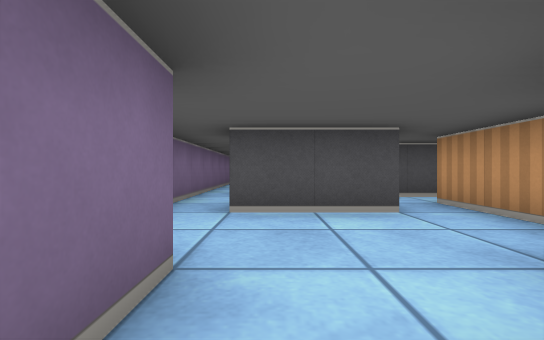
View 1 (above)

16 first-person views from a walk through a cub3D level. The camera is about half as high as the walls, looks level and sees 85° across. The floor is counted in squares. Each view is taken from the middle of a square. On the plan, view 1 faces up. The plan holds only what a view shows up to about 9 squares ahead; the rest is blank.

View 2
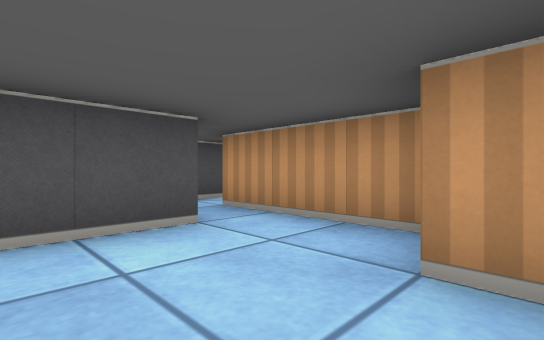

View 3
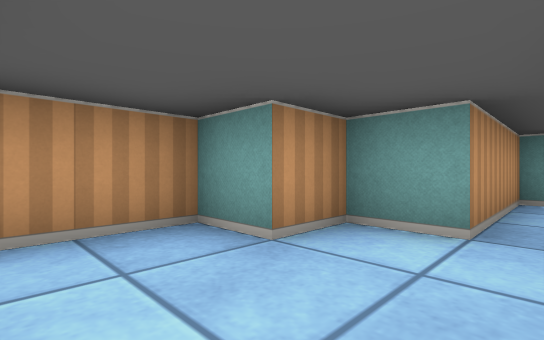

View 4
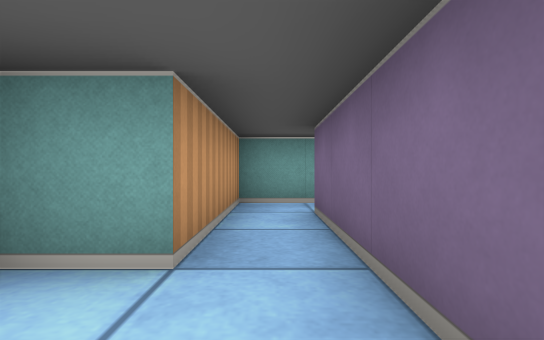

View 5
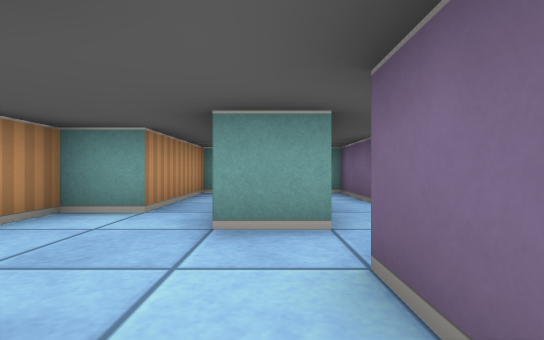

View 6
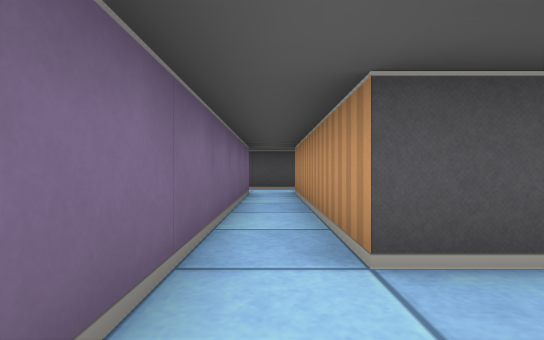

View 7
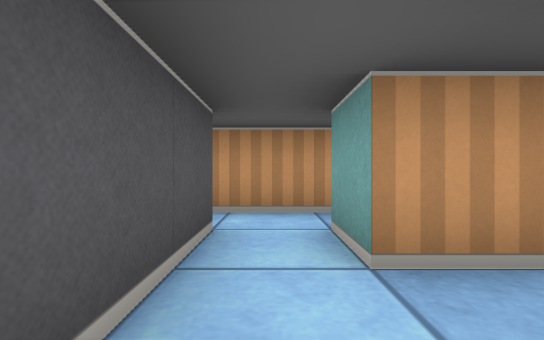

View 8
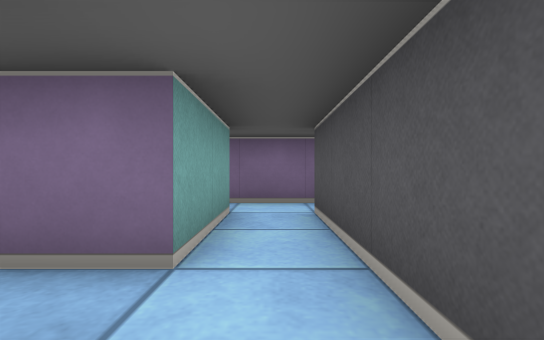

View 9
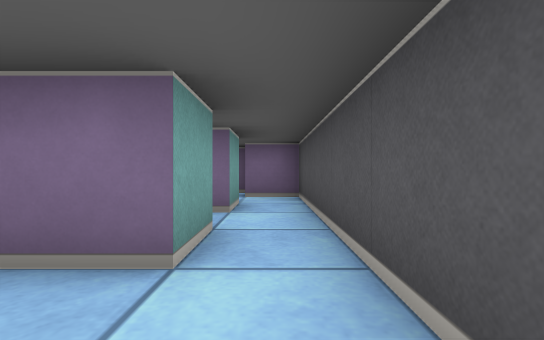

View 10
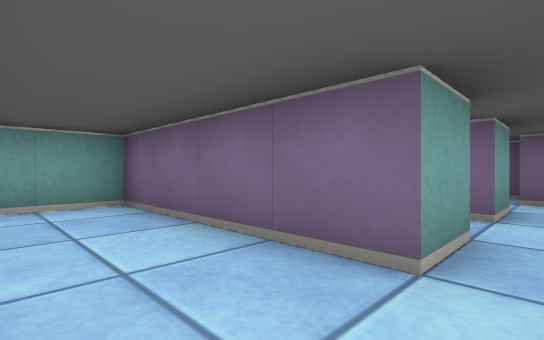

View 11
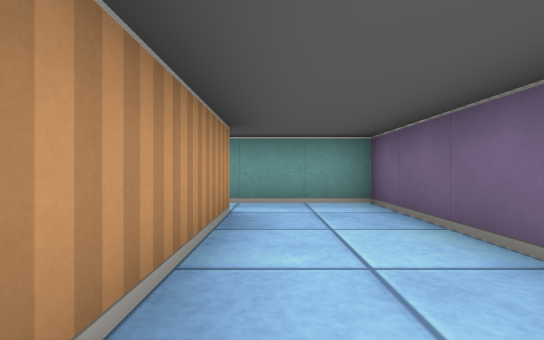

View 12
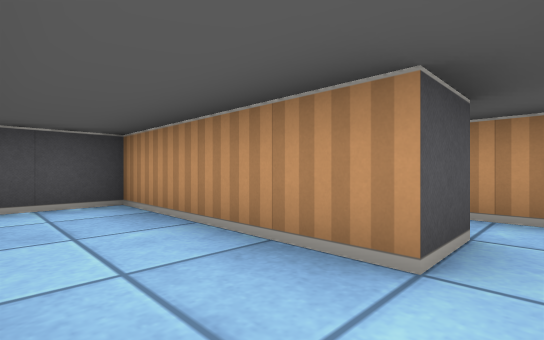

View 13
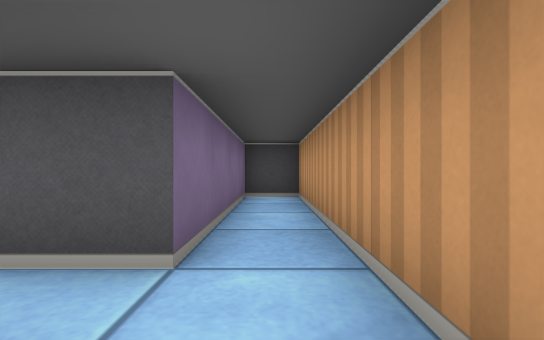

View 14
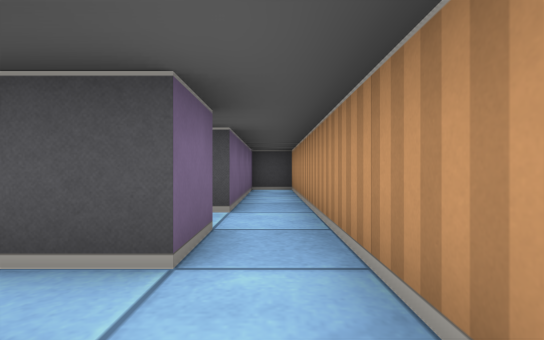

View 15
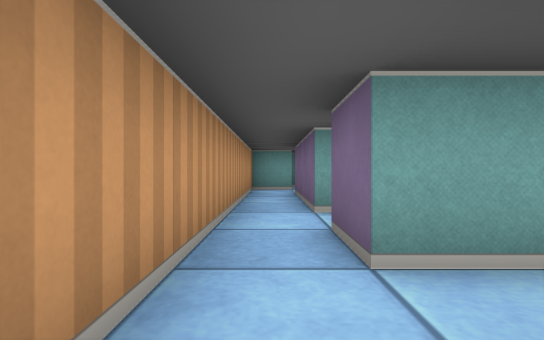

View 16
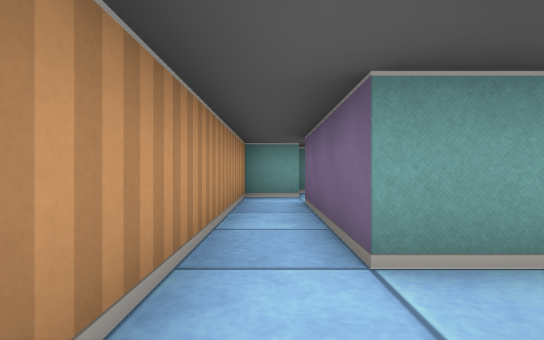

### Floor plan
Points are (right, up) in squares from view 1. A wall is a line through its corners. A room is listed if a view was taken in it or the views show most of it. See-through windows are left out.
Room 1 (views 1, 2, 3, 4, 5, 6)
walls: (-1.6, 1.5) (-0.5, 1.5) (-0.5, -1.5); (-1.5, 4.5) (-1.5, 2.5); (1.5, 4.5) (1.5, 3.5) (-0.5, 3.5); (-0.8, -2.5) (0.5, -2.5) (0.5, 0.5) (1.5, 0.5) (1.5, 1.5) (2.5, 1.5) (2.5, 4.5)
ways out: opening at (2, 4) to room 2; opening at (-1, 4) to room 6; opening at (-1, -2) to room 7; opening at (-2, 1)
Room 2 (view 7)
walls: (-0.5, 4.5) (1.5, 4.5); (2.5, 5.5) (-0.5, 5.5)
ways out: opening at (2, 4) to room 1; opening at (3, 5) to room 3; opening at (0.5, 5) to room 6
Room 3 (views 8, 13, 14, 16)
walls: (2.5, 4.5) (3.5, 4.5) (3.5, 1.5); (3.5, 0.5) (4.5, 0.5) (4.5, 6.5); (3.5, 6.5) (3.5, 5.5) (2.5, 5.5)
ways out: opening at (3, 5) to room 2; opening at (4, 6) to room 5
Room 4 (views 9, 10, 11, 12)
walls: (0.5, 10.5) (0.5, 6.5) (2.5, 6.5); (2.5, 7.5) (2.5, 11.5) (0.5, 11.5)
ways out: opening at (3, 7) to room 5; opening at (0, 11) to room 6
Room 5 (view 15)
walls: (4.5, 6.5) (4.5, 11.5) (3.5, 11.5) (3.5, 7.5) (2.5, 7.5); (2.5, 6.5) (3.5, 6.5)
ways out: opening at (4, 6) to room 3; opening at (3, 7) to room 4
Room 6 (no view inside)
walls: (-2.5, 10.5) (-1.5, 10.5) (-1.5, 4.5); (0.5, 11.5) (-2.5, 11.5); (-0.5, 5.5) (-0.5, 10.5) (0.5, 10.5)
ways out: opening at (-1, 4) to room 1; opening at (0.5, 5) to room 2; opening at (0, 11) to room 4; opening at (-2, 11) to room 8
Room 7 (no view inside)
walls: (-2.5, -0.5) (-2.5, -2.5)
ways out: opening at (-1, -2) to room 1; opening at (-2, -1)
Room 8 (no view inside)
walls: (-2.5, 11.5) (-3.5, 11.5) (-3.5, 10.5)
ways out: opening at (-2, 11) to room 6; opening at (-3, 9.5)

Where each view was taken, in squares from view 1:
view 1: 0 up, 0 right, facing up
view 2: 1 up, 0 right, facing up-right
view 3: 3 up, 0 right, facing down-right
view 4: 2 up, 0 right, facing down
view 5: 4 up, 1 left, facing down
view 6: 4 up, 1 left, facing up
view 7: 5 up, 1 right, facing right
view 8: 5 up, 3 right, facing left
view 9: 11 up, 2 right, facing left
view 10: 11 up, 2 right, facing down-left
view 11: 11 up, 2 right, facing down
view 12: 7 up, 1 right, facing up-right
view 13: 6 up, 4 right, facing up
view 14: 4 up, 4 right, facing up
view 15: 8 up, 4 right, facing down
view 16: 6 up, 4 right, facing down
